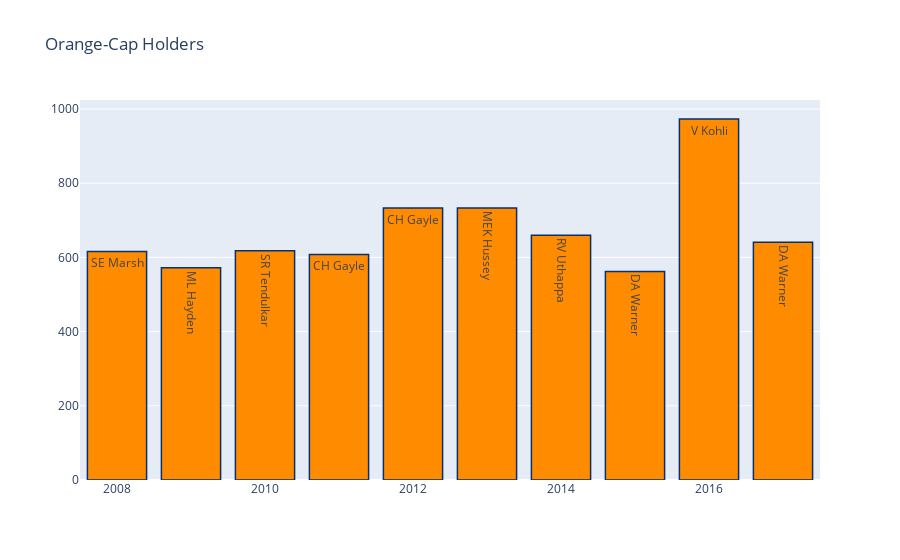

This figure's notebook cell:
### Markdown cell above
### Orange Caps Each Season(Highest Run Getter per Season) (INTERACTIVE)

### Code cell
orange=matches[['id','season']]
orange=orange.merge(delivery,left_on='id',right_on='match_id',how='left')
orange=orange.groupby(['season','batsman'])['batsman_runs'].sum().reset_index()
orange=orange.sort_values('batsman_runs',ascending=0)
orange=orange.drop_duplicates(subset=["season"],keep="first")
orange.sort_values(by='season')

trace1 = go.Bar(
    x=orange['season'].values,
    y=orange['batsman_runs'].values,
    name='Total Matches',
    text=orange['batsman'].values,
    marker=dict(
        color='rgb(255,140,0)',
        line=dict(
            color='rgb(8,48,107)',
            width=1.5,
        )
    ),
    opacity=1
)


layout = go.Layout(
    title='Orange-Cap Holders',
)
data=[trace1]
fig = go.Figure(data=data, layout=layout)
py.iplot(fig, filename='stacked-bar')

### Figure 1 — Plotly figure (JSON) as saved in the notebook; plotly's stock layout.template omitted (floating-point values rounded to 4 significant figures)
{"data": [{"marker": {"color": "rgb(255,140,0)", "line": {"color": "rgb(8,48,107)", "width": 1.5}}, "name": "Total Matches", "opacity": 1, "text": ["V Kohli", "MEK Hussey", "CH Gayle", "RV Uthappa", "DA Warner", "SR Tendulkar", "SE Marsh", "CH Gayle", "ML Hayden", "DA Warner"], "type": "bar", "x": [2016, 2013, 2012, 2014, 2017, 2010, 2008, 2011, 2009, 2015], "y": [973, 733, 733, 660, 641, 618, 616, 608, 572, 562]}], "layout": {"title": {"text": "Orange-Cap Holders"}}}
